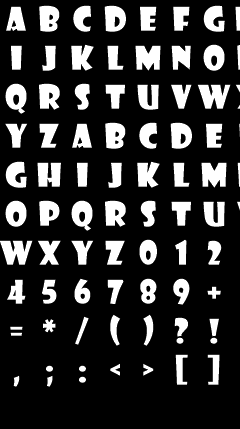

Below is a game level as drawn by its tile map, then a one-line description and the .tmx file that defines it, in full:
An orthogonal 6x13 tile map with 40x33 px tiles, 1 tile layer (ShoeBox Tile Grab).

<map version="1.0" orientation="orthogonal" width="6" height="13" tilewidth="40" tileheight="33">
<tileset firstgid="1" name="scoretxt_bank.png" tilewidth="40" tileheight="33">
	<image source="scoretxt_bank.png" width="240" height="429" />
</tileset>
	<layer name="ShoeBox Tile Grab" width="6" height="13">
		<data>
			<tile gid="1" />
			<tile gid="2" />
			<tile gid="3" />
			<tile gid="4" />
			<tile gid="5" />
			<tile gid="6" />
			<tile gid="7" />
			<tile gid="8" />
			<tile gid="9" />
			<tile gid="10" />
			<tile gid="11" />
			<tile gid="12" />
			<tile gid="13" />
			<tile gid="14" />
			<tile gid="15" />
			<tile gid="16" />
			<tile gid="17" />
			<tile gid="18" />
			<tile gid="19" />
			<tile gid="20" />
			<tile gid="21" />
			<tile gid="22" />
			<tile gid="23" />
			<tile gid="24" />
			<tile gid="25" />
			<tile gid="26" />
			<tile gid="27" />
			<tile gid="28" />
			<tile gid="29" />
			<tile gid="30" />
			<tile gid="31" />
			<tile gid="32" />
			<tile gid="33" />
			<tile gid="34" />
			<tile gid="35" />
			<tile gid="36" />
			<tile gid="37" />
			<tile gid="38" />
			<tile gid="39" />
			<tile gid="40" />
			<tile gid="41" />
			<tile gid="42" />
			<tile gid="43" />
			<tile gid="44" />
			<tile gid="45" />
			<tile gid="46" />
			<tile gid="47" />
			<tile gid="48" />
			<tile gid="49" />
			<tile gid="50" />
			<tile gid="51" />
			<tile gid="52" />
			<tile gid="53" />
			<tile gid="54" />
			<tile gid="55" />
			<tile gid="56" />
			<tile gid="57" />
			<tile gid="58" />
			<tile gid="59" />
			<tile gid="60" />
			<tile gid="61" />
			<tile gid="62" />
			<tile gid="63" />
			<tile gid="64" />
			<tile gid="65" />
			<tile gid="66" />
			<tile gid="67" />
			<tile gid="68" />
			<tile gid="69" />
			<tile gid="70" />
			<tile gid="71" />
			<tile gid="72" />
			<tile gid="73" />
			<tile gid="73" />
			<tile gid="73" />
			<tile gid="73" />
			<tile gid="73" />
			<tile gid="73" />
		</data>
	</layer>
</map>